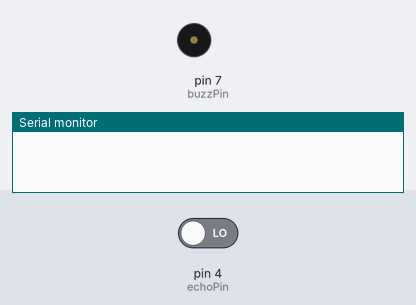
Recording of a sketch running on a simulated Arduino Uno, built with avr-gcc and run on an emulated ATmega328P. Shown: buzzer (waves = sounding, pin HIGH), the last lines printed to the serial monitor. The test bench sets the inputs (shaded band); at power-on: pin 4 (echoPin) LOW. Pins used as bus, display or sensor lines are not drawn.

Above: at 0.1 s.
At 1.1 s:
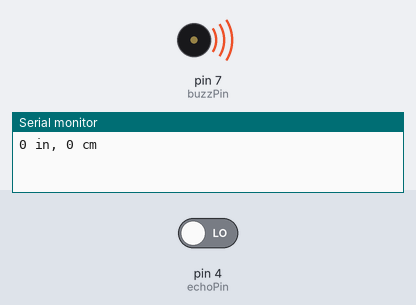
Timing chart, 0 to 2.6 s (numbered marks = the images above):
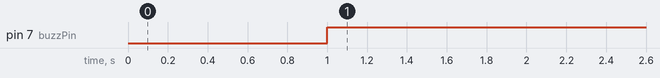

The sketch:

ultrasound.ino
```cpp
const int trigPin=2;
const int echoPin=4;
const int buzzPin=7;
void setup() {
  // put your setup code here, to run once:
  pinMode(buzzPin,OUTPUT);
  Serial.begin(9600);
}

void loop() {
  // put your main code here, to run repeatedly:
  pinMode(trigPin,OUTPUT);
  digitalWrite(trigPin,LOW);
  delayMicroseconds(2);
  digitalWrite(trigPin,HIGH);
  delayMicroseconds(10);
  digitalWrite(echoPin,INPUT);
  long duration=pulseIn(echoPin,HIGH);
  long inches=mtoi(duration);
//for buzzer part
  if(inches<5)
    digitalWrite(buzzPin,HIGH);
  else
    digitalWrite(buzzPin,LOW);

  long cm=mtoc(duration);

  Serial.print(inches);
  Serial.print(" in, ");
  Serial.print(cm);
  Serial.println(" cm ");
  delay(500);
}

long mtoi(long microseconds) {
  return microseconds/74/2;
}
long mtoc(long microseconds) {
  return microseconds/29/2;
}
```

Measured:
- by itself, pin 7 (buzzPin): LOW → HIGH at 1.0 s
